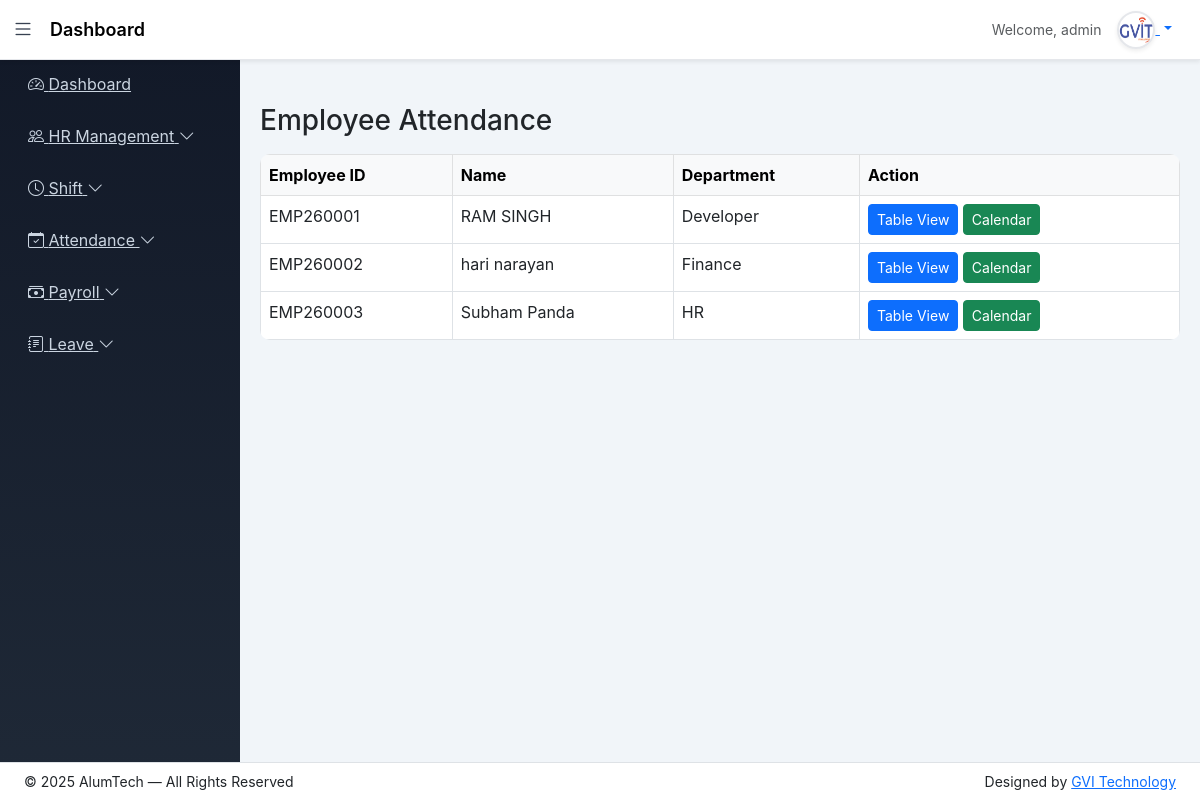
The app's page /dashboard/attendance/employees/ (signed in) with its own data.
### app/models.py (models this page shows, shortened)
class Employee(models.Model):
    BLOOD_GROUP_CHOICES = [
        ('A+', 'A+'), ('A-', 'A-'),
        ('B+', 'B+'), ('B-', 'B-'),
        ('O+', 'O+'), ('O-', 'O-'),
        ('AB+', 'AB+'), ('AB-', 'AB-'),
    ]
    BACHELOR_CHOICES = [
        ('BCom', 'B.Com'),
        ('BSc', 'B.Sc'),
        ('BA', 'B.A'),
        ('BTech', 'B.Tech'),
    ]
    MASTER_CHOICES = [
        ('MCom', 'M.Com'),
        ('MSc', 'M.Sc'),
        ('MA', 'M.A'),
        ('MTech', 'M.Tech'),
    ]
    first_name = models.CharField(max_length=50)
    middle_name = models.CharField(max_length=50, blank=True)
    last_name = models.CharField(max_length=50)
    gender = models.CharField(max_length=10,choices=[('Male','Male'),('Female','Female'),('Other','Other')])
    blood_group = models.CharField(max_length=10, choices=BLOOD_GROUP_CHOICES, blank=True, null=True)
    date_of_birth = models.DateField(null=True, blank=True)
    father_name = models.CharField(max_length=100, blank=True)
    mother_name = models.CharField(max_length=100, blank=True)
    user = models.OneToOneField(User, on_delete=models.CASCADE, null=True, blank=True, related_name='employee_profile')
    email = models.EmailField(unique=True)
    contact_no = models.CharField(max_length=15)
    emergency_contact = models.CharField(max_length=15)
    address = models.TextField(blank=True, null=True)
    permanent_address = models.TextField(blank=True, null=True)
    bachelor_degree = models.CharField(max_length=10, choices=BACHELOR_CHOICES, blank=True, null=True)
    master_degree = models.CharField(max_length=10, choices=MASTER_CHOICES, blank=True, null=True)
    employee_id = models.CharField(max_length=20, unique=True)
    role = models.CharField(
    max_length=20,
    choices=[
        ('HR','HR'),
        ('ACCOUNTS','Accounts'),
        ('EMPLOYEE','Employee')
    ],
    default='EMPLOYEE'
)
    department = models.ForeignKey(Department, on_delete=models.PROTECT)
    designation = models.ForeignKey(Designation, on_delete=models.PROTECT)
    date_of_joining = models.DateField(blank=True, null=True)
    photo = models.ImageField(upload_to='employees/', blank=True, null=True)
    pan_no = models.CharField(max_length=10,blank=True,null=True)
    Aadhar_no = models.CharField(max_length=12,blank=True,null=True)
    Bank_name = models.CharField(max_length=50,blank=True,null=True)
    acc_no = models.CharField(max_length=15,blank=True,null=True)
    ifsc_no = models.CharField(max_length=15,blank=True,null=True)
    branch_name = models.CharField(max_length=50,blank=True,null=True)
    is_active = models.BooleanField(default=True)
    created_at = models.DateTimeField(auto_now_add=True)
    lwp_balance = models.IntegerField(default=0)
    generated_at = models.DateField(blank=True, null=True)
    created_by = models.ForeignKey(User, on_delete=models.SET_NULL, null=True, blank=True, related_name='created_employees')
    def full_name(self):
        return f"{self.first_name} {self.middle_name} {self.last_name}".strip()

class Department(models.Model):
    name = models.CharField(max_length=100, unique=True)
    description = models.TextField(blank=True)

### app/views.py (the view)
# urls.py: path('dashboard/attendance/employees/',views.admin_employee_attendance_list,name='admin_employee_attendance_list'),
@staff_member_required
def admin_employee_attendance_list(request):
    employees = Employee.objects.all().order_by('employee_id')
    return render(
        request,
        'admin/attendance/employee_list.html',
        {'employees': employees}
    )

### templates/admin/attendance/employee_list.html
{% extends 'base_dashboard.html' %} {% block content %}
<h3 class="mb-3">Employee Attendance</h3>
<table class="table table-bordered table-hover">
  <thead class="table-light">
    <tr>
      <th>Employee ID</th>
      <th>Name</th>
      <th>Department</th>
      <th>Action</th>
    </tr>
  </thead>
  <tbody>
    {% for emp in employees %}
    <tr>
      <td>{{ emp.employee_id }}</td>
      <td>{{ emp.full_name }}</td>
      <td>{{ emp.department.name }}</td>
      <td>
        <a
          href="{% url 'admin_employee_attendance_detail' emp.id %}"
          class="btn btn-sm btn-primary"
        >
          Table View
        </a>
        <a
          href="{% url 'admin_employee_attendance_calendar' emp.id %}"
          class="btn btn-sm btn-success"
        >
          Calendar
        </a>
      </td>
    </tr>
    {% endfor %}
  </tbody>
</table>
{% endblock %}

### templates/base_dashboard.html (shortened to what this page needs)
{% load static %}
<!doctype html>
<html lang="en">
<head>
<link href="https://cdn.jsdelivr.net/npm/bootstrap@5.3.0/dist/css/bootstrap.min.css" rel="stylesheet">
<link href="https://cdn.jsdelivr.net/npm/bootstrap-icons@1.11.3/font/bootstrap-icons.css" rel="stylesheet">
<link rel="stylesheet" href="{% static 'css/dashboard_style.css' %}">
</head>
<body>
{% if request.user.is_superuser %}
{% include "includes/sidebar_admin.html" %}
{% elif request.user.employee_profile.role == "HR" %}
{% include "includes/sidebar_hr.html" %}
{% elif request.user.employee_profile.role == "ACCOUNTS" %}
{% include "includes/sidebar_accounts.html" %}
{% else %}
{% include "includes/sidebar_employee.html" %}
{% endif %}
<nav class="navbar navbar-expand-lg navbar-custom shadow-sm" id="navbar">
<div class="container-fluid">
<i class="bi bi-list toggle-btn" onclick="toggleSidebar()"></i>
<span class="navbar-brand ms-3 fw-semibold">
{% block page_title %}Dashboard{% endblock %}
</span>
<div class="ms-auto d-flex align-items-center gap-3 me-3">
<span class="text-muted small">
Welcome, {{ request.user.username }}
</span>
<div class="dropdown">
<a href="#" class="dropdown-toggle profile-toggle" data-bs-toggle="dropdown">
<img src="{% static 'images/gvit.png' %}"
width="38"
height="38"
class="rounded-circle shadow-sm">
</a>
</div>
</div>
</div>
</nav>
<div class="content mt-4" id="content">
{% block content %}{% endblock %}
</div>
<footer id="footer" class="bg-secondary border-top fixed-bottom">
<div class="container-fluid px-4">
<div class="row align-items-center py-2">
<div class="col-md-6 small">
© 2025 AlumTech — All Rights Reserved
</div>
<div class="col-md-6 text-md-end small">
Designed by
<a href="https://www.gvitechnology.com/" target="_blank">
GVI Technology
</a>
</div>
</div>
</div>
</footer>
</body>
</html>

### static/css/dashboard_style.css (style rules this page uses)
body { background: #f1f5f9; font-family: 'Inter', sans-serif; }
.navbar-custom { background: #ffffff; border-bottom: 1px solid #e5e7eb; height: 60px; }
.navbar-brand { font-weight: 600; font-size: 18px; }
.toggle-btn { font-size: 22px; cursor: pointer; color: #374151; }
.content { margin-left: 240px; padding: 20px; transition: 0.3s; }
.table { border-radius: 10px; overflow: hidden; }
#footer { background: #ffffff !important; border-top: 1px solid #e5e7eb; }
.profile-toggle img { border: 2px solid #e5e7eb; }

### records on screen
Employee: employee_id "EMP260001", full_name "RAM SINGH", department.name "Developer"
Employee: employee_id "EMP260002", full_name "hari narayan", department.name "Finance"
Employee: employee_id "EMP260003", full_name "Subham Panda", department.name "HR"

### other values on screen
{{ request.user.username }} "admin"
